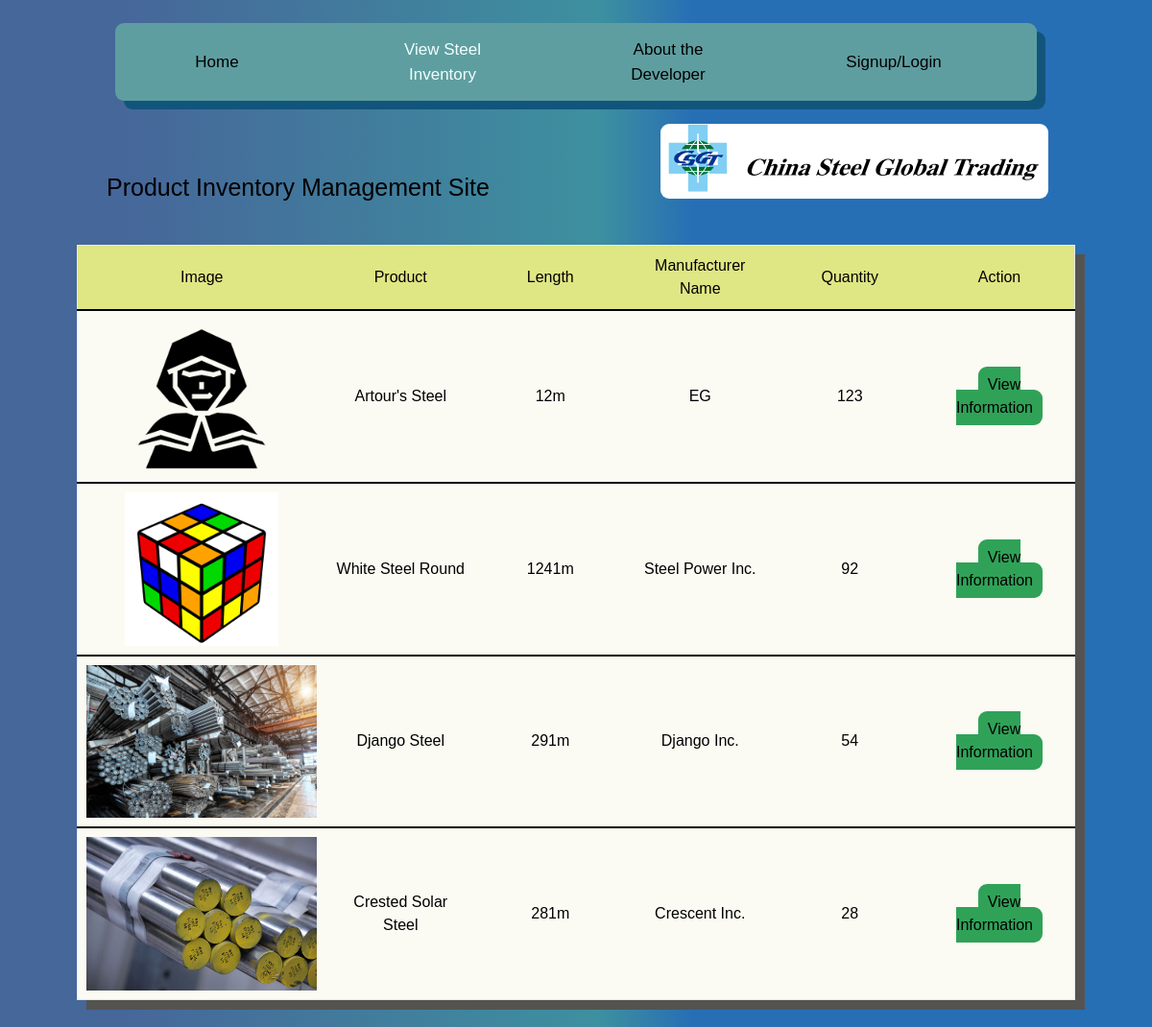
The page /Products on the database as committed earlier.
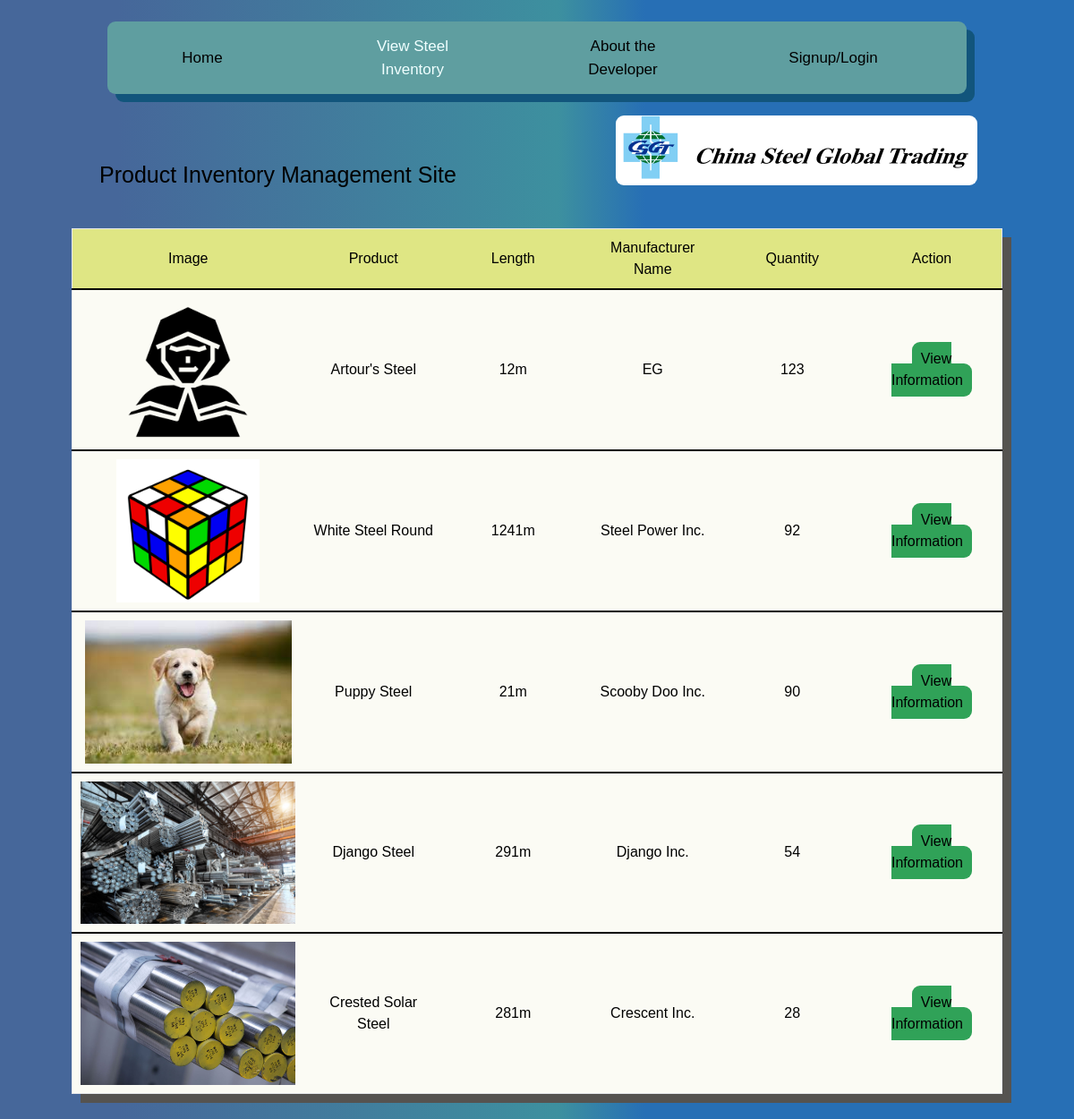
The same page on the database as committed later.
### Inventory/models.py (models this page shows, shortened)
class Product(models.Model): #Steels, not food
    objects = models.Manager()
    Name = models.CharField(max_length=200, unique=True)
    Image = models.ImageField(default=None, null= True, blank=True, upload_to="images/") #not have image if we dont have one, uploaded to images folder automatically
    Manufacturer = models.CharField(default=None, max_length=100)
    ManuLoc = models.CharField(default=None,max_length=255)
    Color = models.CharField(default=None, max_length=20)
    Status = models.BooleanField(default=True) #Records incase of removed
    Measurement = models.CharField(default=None, max_length=30)
    Description = models.CharField(default=None, max_length=500)
    GrossWeight = models.CharField(default=None, max_length=40)
    Marks = models.CharField(default=None, null=True, max_length=300)
    Length = models.CharField(max_length=20)
    Cost = models.CharField(max_length=10) #declared value USD
    Stock = models.BigIntegerField(default=0)
    Contact = models.CharField(max_length=500)

### Inventory/views.py (the view)
# urls.py: path('Products',views.Products, name='Products'),
def Products(request):
    condition = ""
    print(request.path)
    User = Userperson.objects.all()
    P = Product.objects.filter(Stock__gte = 1).filter(Status = True).order_by('-Stock')
    if request.user.is_authenticated:
        condition = True
        if request.session.get('NAVIGATE') == "confirmorder" or request.session.get('NAVIGATE') == "confirmtrans":
            print('DELETED CACHE')
            request.session['Remarks'] = None
            request.session['productname'] = None
            request.session['OrderedPRem'] = None
            request.session['OrderPname'] = None
            request.session['manufacturer'] = None
            request.session['Order'] = None
        request.session['NAVIGATE'] = "products"
        return render(request, 'Inventory/products.html',{
            'C' : condition,
            'P':P,
            'User':User,
            'username' : request.session['user']
            })
    else:
        condition = False
        return render(request, 'Inventory/products.html',{
            'C' : condition,
            'P':P,
            'User':User,
            'url':settings.MEDIA_URL
            })

### Inventory/templates/Inventory/products.html (shortened to what this page needs)
{% extends 'Inventory/base.html' %}
{% load static %}
    {% block content %}
    <span class="Largetext" style="margin-left:8vw; font-family: Helvetica;"> Product Inventory Management Site </span> <br>
    <table style="font-style: normal; font-weight: normal;" class="Frame">
        <tr class="identify">
            <th> Image </th>
            <th> Product </th>
            <th> Length </th>
            <th> Manufacturer Name </th>
            <th> Quantity </th>
            <th> Action </th>
        </tr>
    {% if C == True %}
        {% for p in P %}
        <tr class="Header">
            <th> <img class="image" src="{{ p.Image.url }}"> </th>
            <th> {{ p.Name }} </th>
            <th> {{ p.Length }} </th>
            <th> {{ p.Manufacturer }} </th>
            <th> {{ p.Stock }} </th>
            <th>
                <div class="actions">
                  <a class="Button w-auto" href="{% url 'view' pk=p.pk %}"> View </a>
                  <a class="Button w-auto" href="{% url 'edit' pk=p.pk %}"> Edit Info </a>
                </div>
            </th>
        </tr>
        {% endfor %}
    {% elif C == False %}
        {% for p in P %}
        <tr class="Header" id="Listed">
            <th> <img src="{{ p.Image.url }}" class="image"> </th>
            <th> {{ p.Name }} </th>
            <th> {{ p.Length }} </th>
            <th> {{ p.Manufacturer }} </th>
            <th> {{ p.Stock }} </th>
            <th> <a class="Button" href="{% url 'view' pk=p.pk %}" id="view"> View Information </a> </th>
        </tr>
        {% endfor %}
    {% endif %}
    </table>
    <br><br>
    {% endblock %}

Rows that differ between the two databases and show on the page:
added Product: Image (picture), Name "Puppy Steel", Length "21m", Manufacturer "Scooby Doo Inc.", Stock "90"
